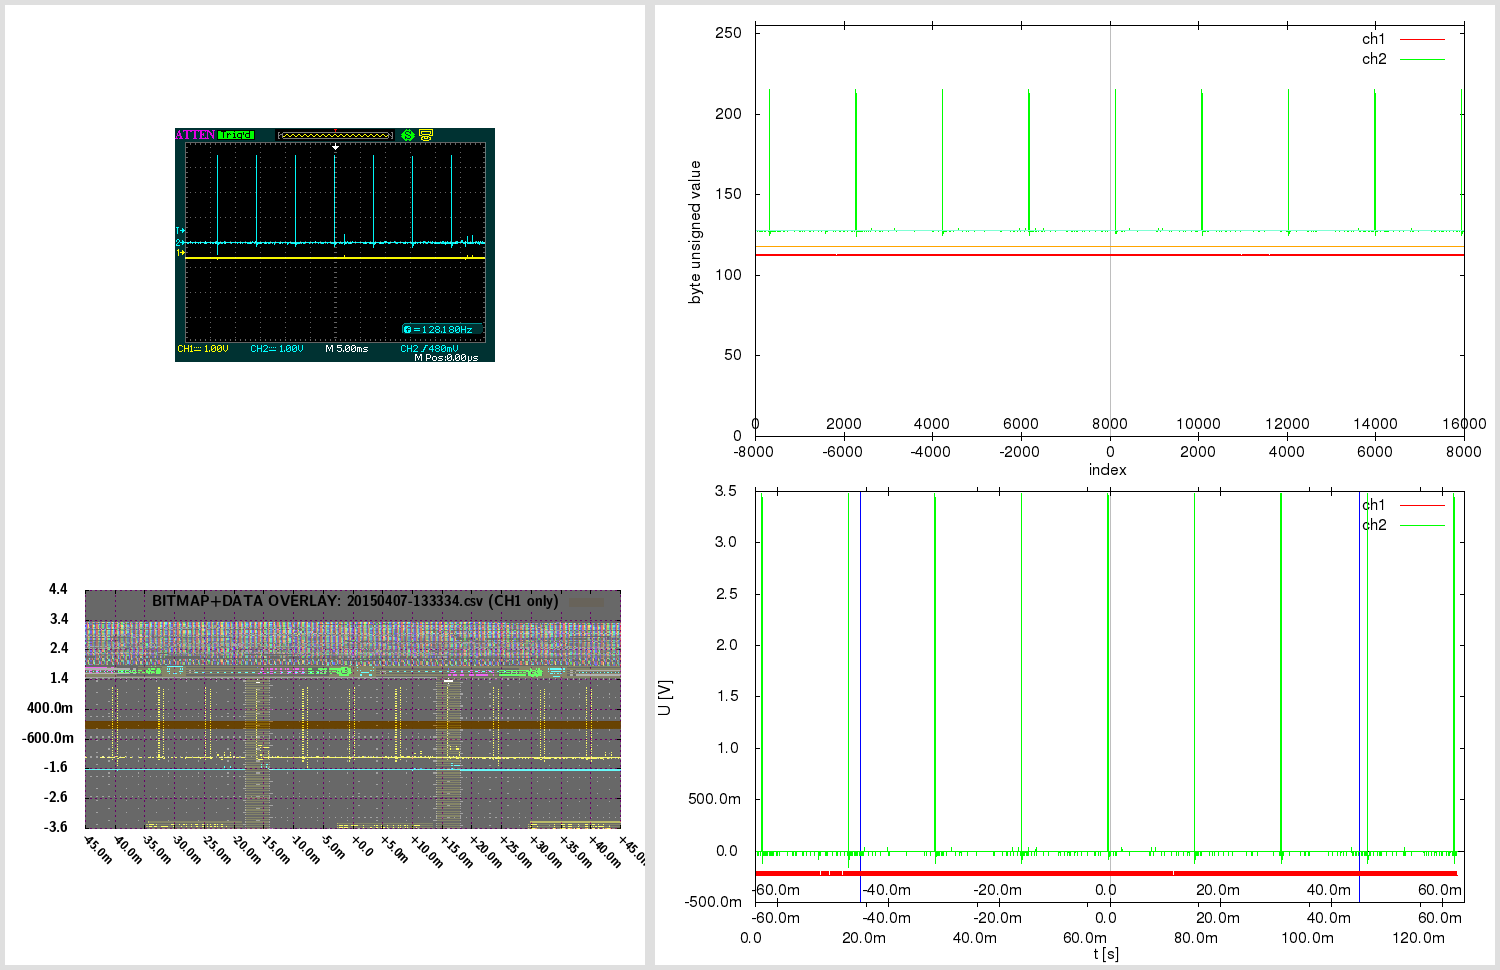

This chart was generated by the following gnuplot code:

# 20150407-133334.gnuplot [generated by /home/warreee/attenload/adsparse-wave.pl]
# single gnuplot file, with two potentially independent scripts
# generates three plots: one based on integer, other based on real (SI) values
# and one bitmap overlay - and then montages them using ImageMagick

# attengrab .csv can just be centered (over t)
# -> the x=0 (t=0) will correspond to scope center
# (but .DAV/.CSV will also need extra sample alignment)

# in Linux, to see available fonts, do:
# fc-list --verbose | grep 'fullname:' | less
# the two fonts used here:
# LMSansDemiCond10-Regular or "Latin Modern Sans Demi Cond"; and Helvetica
# Helvetica doesn't even get reported on my system:
# $ fc-list --verbose | grep 'fullname:' | grep -i 'Helvetica\|Demi Cond'
#	fullname: "LM Sans Demi Cond 10 Regular"(s) "LMSansDemiCond10-Regular"(s)


print "Gnuplotting..."

## "master settings" (shared between both parts of script)

# line color - specified by linestyles
set style line 1 linetype 1 linecolor rgb "red"
set style line 2 linetype 1 linecolor rgb "green"
set style line 3 linetype 1 linecolor rgb "orange"
set style line 4 linetype 1 linecolor rgb "aquamarine"
set style line 5 linetype -1 linecolor rgb "black"
set style line 6 linetype -1 linecolor rgb "gray"
set style line 7 linetype 1 linecolor rgb "blue"


# VARIABLES ########### ########### ###########

fnbase="20150407-133334"
fn_bmp = fnbase . ".bmp"
fn_pngr = fnbase . "_r.png"
fn_pngi = fnbase . "_i.png"
fn_pngov = fnbase . "_ov.png"
fn_pngt = fnbase . "_tmp.png"
fn_pngo = fnbase . ".png"

# scope screen(shot) properties
tdiv = 0.005          # T/DIV (50e-9)
toffs = 0        # time offset (scope) (200e-9)
vdiv1 = 1        # V/DIV CH1 (500e-3)
vdiv2 = 1         # V/DIV CH2 (50e-3)
voffs1 = -0.4         # volt offset CH1 (-1.5)
voffs2 = 0       # volt offset CH2 (100e-3)
sampintp  = 8e-06    # (500e-12)
sampintf  = 1/sampintp
sratacqf  = 125000      # (250e6)
sratacqp  = 1/sratacqf
#osf = 1.0    # oversample factor (multiplies .CSV and .DAV time domain) # unused here
adsFactor = 1.28

# (edges of current capture and divisions)
scope_hdiv=18
scope_vdiv=8
# enforce floating point (see below)
scope_trange = scope_hdiv*tdiv*1.0    # (900e-9)
scope_left=toffs-(scope_trange/2)     # (-250e-9)
scope_right=toffs+(scope_trange/2)    # (650e-9)
scope_bottom=-voffs1-(scope_vdiv*vdiv1/2) # -500e-3
scope_top=-voffs1+(scope_vdiv*vdiv1/2)    # 3.5

totalch1Vspan=scope_vdiv*vdiv1
totalch2Vspan=scope_vdiv*vdiv2
ch1Vcoeff = adsFactor*totalch1Vspan/(2**8)
ch2Vcoeff = adsFactor*totalch2Vspan/(2**8)

voffs1int = voffs1/ch1Vcoeff  # -10
voffs2int = voffs2/ch2Vcoeff  # 0

acsv_fn = fnbase . '.csv' # '20130020-013902.csv' # from attenload tmp_wav
acsz=16000         # tmp_wav/.csv size (900)
fts=8e-06         # final timestep (sampling period)
# here scope_trange could be 18*1, with acsz 16000;
# if as integer, 18/16000 would be 0 - enforce floating point
# above enforcing scope_trange to float doesn't work,
# must again here:
tdivp = 1.0*scope_trange/acsz   # sampling rate, based on scope range and numsamples in tmp (1ns)
tdivf = 1/tdivp             # freq based on that sampling rate

# just in case - not needed usually:
triglevel=480e-3
trigholdoff=100e-9

toffsamp = toffs/fts		# 0
# time finetune offset - int (samples) (depends on range)
tfoi = -164


#### extract bitmap from .png, if .bmp not present
# was -crop 480x234+10+10; now -crop 480x234+95+128

cmdstr = 'if (! test -f "'.fn_bmp.'") ; then \
  echo -n "'.fn_bmp.' not found .. " ; \
  if [ -f "'.fn_pngo.'" ] ; then \
    echo -n "'.fn_pngo.' found - extracting" ; \
    convert -crop 480x234+95+128 "'.fn_pngo.'" "'.fn_bmp.'" ; \
  else \
    echo -n "'.fn_pngo.' not found - cannot extract" ; \
  fi ; \
else \
  echo -n "'.fn_bmp.' found - using that" ; \
fi; echo'

#print cmdstr
# note - since cmdstr above uses double quotes,
# must use single quotes for bash here!:
print system("bash -c '". cmdstr ."' 2>&1")


##################################
###### plot directly with unsigned byte data

set terminal png size 840,480
set termoption enhanced
set termoption font "Helvetica, 12"

set output fn_pngi
set datafile separator ","

# set axis label
set xlabel "index" offset 0.0,0.8
set ylabel "byte unsigned value" offset 1.0,0.0


# horizontal line as functions
zeroline(x)=128
ch1offs(x)=128+voffs1int # (-10)
ch2offs(x)=128+voffs2int # (0)

# vertical line - headless arrow
# "y" scope axis in middle:
ymI = acsz/2
set arrow from ymI,0 to ymI,255 nohead ls 5
# time offset:
toI = ymI - toffs/fts
set arrow from toI,0 to toI,255 nohead ls 6


# must use multiplot here, to have two x-axes
# and thus, must set lmargin, so both graphs match

set size 1.0,0.9      # 0.1/2 = 0.05
set bmargin 0
set lmargin 10
set yrange [0:255] # 8-bit


set multiplot

set origin 0,0.1
set xrange [0:acsz]
set xtics in
set xtics offset 0,graph 0.08
plot \
  zeroline(x) with lines notitle ls 5,\
  acsv_fn using 1:2 with lines title "ch1" ls 1, \
  "" using 1:3 with lines title "ch2" ls 2, \
  ch1offs(x) with lines notitle ls 3, \
  ch2offs(x) with lines notitle ls 4

unset arrow # if big offset, line from prev. can 'leak' in next at diff place, so reset

set origin 0,0.1
set xtics out
set xtics offset 0,graph 0.02
set xrange [-acsz/2:acsz/2-1]
#set xtics nomirror 500
set noytics
set noylabel
unset xlabel # set xlabel ""
set border 1
plot 0 notitle

set nomultiplot


### reset previous settings
#unset border # no work for default
set border    # Draw default borders:
set ytics
unset yrange


##################################
###### plot with converted real SI units

# reset # resets set style line!

set terminal png size 840,480
set termoption enhanced
set termoption font "Helvetica, 12"

set output fn_pngr
set datafile separator ","

# set axis label
set xlabel "t [s]" offset 0.0,0.1
set ylabel "U [V]" offset 1.0,0.0

# axis tics format
set format y "%.1s%c"
set format x "%.1s%c"


# horizontal line as functions
zerolineR(x)=0
# don't show real offsets; they could be way off depending on V/DIV
#ch1offsR(x)=0+(-0.4)
#ch2offsR(x)=0+(0)

# "y" scope axis in middle (the +1 added to ymI so it snaps at 0):
ymR=(ymI+1)*fts
set arrow from ymR,graph 0 to ymR,graph 1 nohead ls 5
# time offset:
toR=toI*fts
set arrow from toR,graph 0 to toR,graph 1 nohead ls 6
# indicate scope range here too
set arrow from scope_left+toR,graph 0 to scope_left+toR,graph 1 nohead ls 7
set arrow from scope_right+toR,graph 0 to scope_right+toR,graph 1 nohead ls 7


# must use multiplot here, to have two x-axes
# and thus, must set lmargin, so both graphs match

set size 1.0,0.9      # 0.1/2 = 0.05
set bmargin 0
set lmargin 10
set yrange [] writeback # since we don't set explicity, must save autorange
set autoscale y

set multiplot

set origin 0,0.13
set xrange [0:acsz*fts]
set xtics out
set xtics offset 0,graph -0.03
plot \
  zerolineR(x) with lines notitle ls 5,\
  acsv_fn using ($4+tfoi*fts):5 with lines title "ch1" ls 1, \
  "" using ($4+tfoi*fts):6 with lines title "ch2" ls 2

set yrange restore # this saves the found yrange after `plot`
unset arrow # if big offset, line from prev. can 'leak' in next at diff place, so reset

set origin 0,0.13
set xtics out
set xtics offset 0,graph 0.02
set xrange [(-acsz/2)*fts:(acsz/2-1)*fts]
set noytics
set noylabel
unset xlabel # set xlabel ""
set border 1
plot GPVAL_Y_MIN notitle

set origin 0,0.13
set xtics in
set xtics offset 0,graph 0.08
# wrong to put xrange [scope_left:scope_right] here;
# as [scope_left:scope_right] could be a snippet,
# and this graph shows entire capture!
# simply move the previous scale for toffset
toRR=(acsz/2.)*fts-toR
set xrange [(-acsz/2)*fts+toRR:(acsz/2-1)*fts+toRR]
set noytics
set noylabel
unset xlabel # set xlabel ""
set border 1
plot GPVAL_Y_MIN notitle

set nomultiplot


##################################
###### plot with bitmap and data overlay

# here 840,480 remains as output png size,
# even if not set explicitly; also, make
# the height smaller - so can have gravity North in montage

set terminal png truecolor size 640,305 # size 840,480
set termoption enhanced
myfont="LMSansDemiCond10-Regular"   # LMSansDemiCond10-Regular or "Latin Modern Sans Demi Cond"
# cannot do concatenation direct in termoption line, so in separate string
myfontb="".myfont.", 12"
set termoption font myfontb

set output fn_pngov
set datafile separator ","


set autoscale
unset xtics
unset ytics
unset border
unset arrow # delete all arrows
unset object # (hopefully) delete objects?

set xrange [scope_left:scope_right]
xticstep=(scope_right-scope_left)/scope_hdiv
set xtics in scope_left,xticstep,scope_right scale 1
set yrange [scope_bottom:scope_top]
yticstep=(scope_top-scope_bottom)/scope_vdiv
set ytics in scope_bottom,yticstep,scope_top scale 1
set grid xtics ytics back linecolor rgb "magenta"
# right is only gnuplot 4.6 - without it ok w/ 4.4
#set xtics rotate by -45 offset 2.5,-1.50 right format "%+.1s%c" font myfont.',10'
set xtics rotate by -45 offset 0.0,0.0 format "%+.1s%c" font myfont.',10'
set key noenhanced

# dimensions of scope screenshot bitmap
bmp_w=480
bmp_h=234

# alpha bmp transparency [0:255]
bmp_alpha = 150
# boxes fillstyle transparent solid 0.10
box_transp = (1.-(acsz/16384.))*0.9 + 0.10

# plot string for data in transparent bitmap:
plot1au = "(($0-acsz/2.+tfoi)*fts+toffs):($5)"

# bmp_w=480 bmp_h=234 ; inside 451x201+15+14
# on plot: scope_left:scope_right and scope_bottom:scope_top!
# (so toffset is built in!)

bdx = scope_trange/(451.0-1)  # [s/pixel] /451: 1.99557e-09 vs 2.000e-9 manually
bdy = totalch1Vspan/(201.0-1) # [V/pixel] /201: 0.0199005 vs 0.02005 manually
bofx = -((scope_trange/2.0)-toffs+(15.0+0)*bdx) #-15.0*bdx # -2.8e-7
bofy = -((totalch1Vspan/2.0)+voffs1+(14.0+5)*bdy) #-14.0*bdy # -0.88

# seems `boxes fillstyle transparent solid 0.40` makes some seethroughs
# or something with bmp alpha overlay; but even without, all the same?
# because the red + blue (somehow inverted) creates a gray.. better green or orange

_plot_str = "zerolineR(x) with lines notitle ls 1,\
acsv_fn \
  using ".plot1au." with boxes fillstyle transparent solid box_transp noborder linestyle 3\
  title 'BITMAP+DATA OVERLAY: '.acsv_fn.' (CH1 only)',\
fn_bmp \
  binary array=(bmp_w,bmp_h) skip=54 format='%uchar' \
  dx=bdx dy=bdy origin=(bofx,bofy) \
  using 1:2:3:(bmp_alpha) \
  with rgbalpha t ''"

# seems actual plot in screenshot bitmap (480 × 234)
#  is at: 451x201+15+14; aspect ratio 201/451 = 0.445676
set size ratio 0.445676

eval("plot " . _plot_str)




##################################
###### montage commands

# used to be in attengrab; now here
# call ImageMagick montage via system
# and montage in `gnuplot` (easier to separate)

print "Montaging images..."
# this works in ImageMagick 6.6.2-6, but not in 6.5.7-8
#      '.fn_pngov.' -gravity Center -extent x480  \#
# must spec -extent 640x480 for 6.5

cmdstr = 'montage \
  <(montage \
    <(convert \
      '.fn_bmp.' -gravity Center -crop 640x480-10+0! -flatten  \
      bmp:-) \
    <(convert \
      '.fn_pngov.' -gravity Center -extent 640x480  \
      bmp:-) \
  -tile 1x -geometry +0+0  \
  bmp:-) \
  <(montage \
    '.fn_pngi.' \
    '.fn_pngr.' \
  -tile 1x -geometry +0+0  \
  bmp:-) \
-geometry +0+0 -border 5 \
'.fn_pngo

print cmdstr
print system('bash -c "'. cmdstr .'" 2>&1')

print "Deleting temp files ..."

delcmd = "rm"

# leave the bitmap for now
# actually, let attengrab handle it - since
# it may need to be re-taken!
# #cmdstr = delcmd ." ". fn_bmp
# #print cmdstr . "  " . system(cmdstr . " 2>&1")

cmdstr = delcmd ." ". fn_pngr
print cmdstr . "  " . system(cmdstr . " 2>&1")

cmdstr = delcmd ." ". fn_pngi
print cmdstr . "  " . system(cmdstr . " 2>&1")

cmdstr = delcmd ." ". fn_pngov
print cmdstr . "  " . system(cmdstr . " 2>&1")




# note:
# set terminal png size 840,480 # size defaults to 640x480 px
# set terminal pdf size 10,3 # size defaults to 5x3 in
# enhanced text: set termoption enhanced

# vertical line - headless arrow
# need ymin and ymax; gnuplot gives them only after plot -
# - and even then they do not correspond to end ticks
# - and even then, cannot get the arrow to show, after the second `plot`
# .. nor can I edit it anyhow; it must run before the first `plot`
# so instead of that, position y coordinates relative to graph (0 to 1)
#set arrow 1 from graph 0.5,0 to graph 0.5,1 nohead ls 5

# in multiplot, yrange should be after the size command
# note: xrange could be 2250 or 450
# so leave it to autoscale here? will be accurate since it's integer index...
# now set explicitly by script # below in multiplot

# axis tics format
# for engineering notation - 'help format specifiers':
# "A 'scientific' power is one such that the exponent is a multiple of three."

# print "Montaging images..."

# "The 'tile' size is then set to the largest dimentions
# of all the resized images, and the size actually specified."
# "by removing the 'size' component, non of the images will
# be resized, and the 'tile' size will be set to the largest
# dimensions of all the images given"
# not so simple: http://unix.stackexchange.com/questions/4046/
# can be done in one command with bash subprocess pipes (bash only)
# was: .fn_bmp.' -gravity NorthWest ; fn_pngov.' -gravity North
# can pad with -gravity Center -extent 640x480;
# but also with crop! -flatten - there have offset too!
# -geometry +2+2 can also mess up the last -border 5 !

# bmp scale worked for:
# bmp_w=480 bmp_h=234 ; inside 451x201+15+14
# tdiv = 5e-08,  toffs = 2e-07,  vdiv1 = 0.5,   voffs1 = -1.5,
# dx=2.000e-9 dy=0.02005 origin=(-2.8e-7,-0.88) for
# tspan = 18*tdiv = 18*5e-08 = 9e-07s
# vspan1 = 8*vdiv1 = 8*0.5 = 4V
# tspan/451 = 9e-07/451 = 1.99557e-09 s/pixel
# vspan1/201 = 4/201 = 0.0199005 V/pixel
# bdx=tspan/(451-1) = '9e-07/(451-1)' = 2e-09
# bdy=vspan1/(201-1) = '4/(201-1)' = 0.02
# 15*bdx = 15*2e-9 = 3e-08
# 14*bdy = 14*0.02 = 0.28
# 15*1.99557e-09 = 2.99335e-08
# 14*0.0199005 = 0.278607
